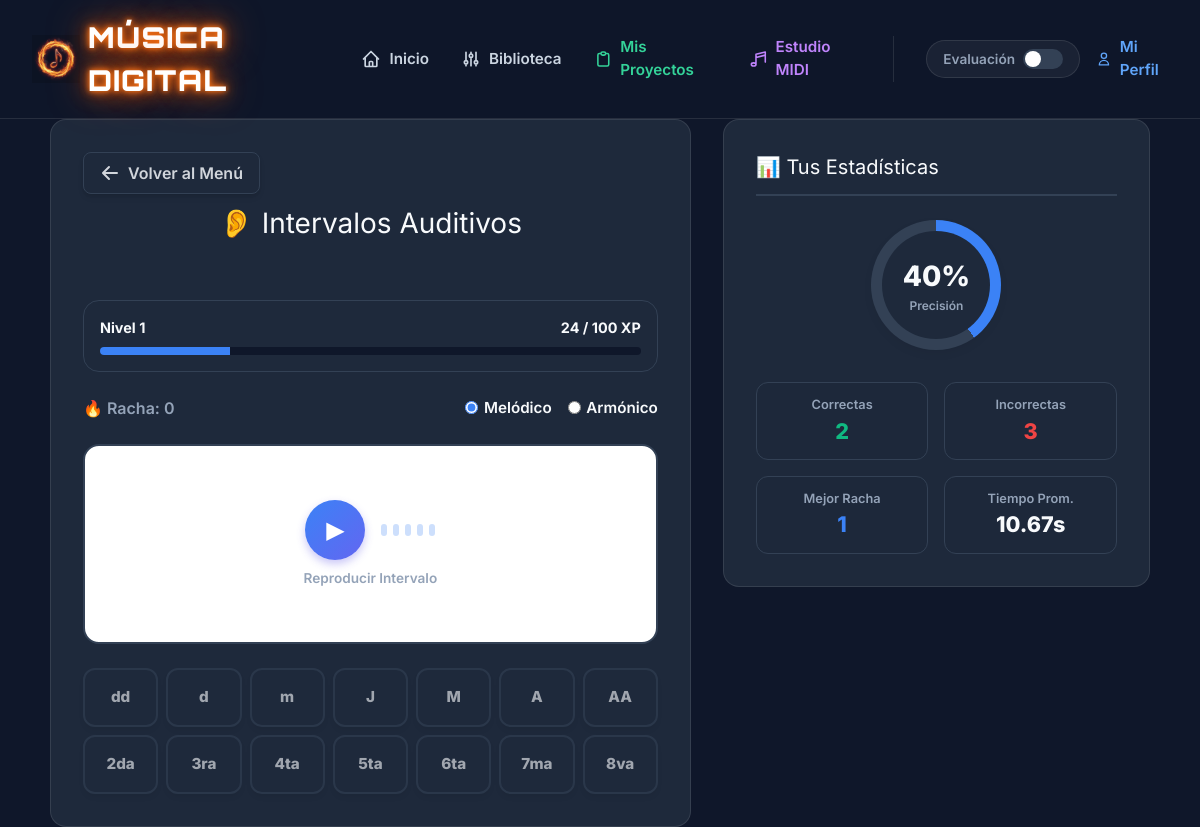
The app's page /juego/intervalos-auditivos/ (signed in) with its own data.
### trainer/models.py (models this page shows, shortened)
class Game(models.Model):
    slug = models.SlugField(unique=True)
    name = models.CharField(max_length=100)
    description = models.TextField()
    order = models.IntegerField(default=1)
    recommended_accuracy = models.IntegerField(default=0)
    recommended_attempts = models.IntegerField(default=0)

class Score(models.Model):
    user = models.ForeignKey(User, on_delete=models.CASCADE, related_name='scores')
    game = models.ForeignKey(Game, on_delete=models.CASCADE)
    level = models.IntegerField(default=1)
    total_points = models.IntegerField(default=0)
    max_streak = models.IntegerField(default=0)
    current_streak = models.IntegerField(default=0)
    correct_answers = models.IntegerField(default=0)
    total_answers = models.IntegerField(default=0)
    class Meta:
        unique_together = ('user', 'game')
    @property
    def accuracy(self):
        if self.total_answers == 0:
            return 0
        return round((self.correct_answers / self.total_answers) * 100)
    @property
    def level_info(self):
        thresholds = [0, 100, 300, 600, 1000, 1500, 2100, 2800, 3600, 4500]
        xp = self.total_points
        level = 1
        for i, threshold in enumerate(thresholds):
            if xp < threshold:
                break
            level = i + 1
        if level <= len(thresholds) - 1:
            current_level_base = thresholds[level - 1]
            next_level_base = thresholds[level]
        else:
            current_level_base = thresholds[-1] + (level - len(thresholds)) * 1000
            next_level_base = current_level_base + 1000
        xp_in_level = xp - current_level_base
        xp_needed = next_level_base - current_level_base
        progress_percentage = min(100, int((xp_in_level / xp_needed) * 100))
        return {
            'level': level,
            'xp_in_level': xp_in_level,
            'xp_needed': xp_needed,
            'progress_percentage': progress_percentage
        }

### trainer/views.py (the view)
# urls.py: path('juego/intervalos-auditivos/', views.trainer_intervalos_auditivos, name='trainer_intervalos_auditivos'),
@login_required
def trainer_intervalos_auditivos(request):
    game = get_object_or_404(Game, slug='intervalos-auditivos')
    score, _ = Score.objects.get_or_create(user=request.user, game=game)
    stats_data = get_game_stats(request.user, game)
    context = {
        'game': game,
        'score': score,
        'incorrect_answers': stats_data['incorrect_answers'],
        'avg_time': stats_data['avg_time'],
        'hardest': stats_data['hardest'],
    }
    return render(request, 'trainer/trainer_intervalos_auditivos.html', context)

### trainer/views.py (called while the page is built, shortened)
def parse_interval_size(presented_question):
    if '-' not in presented_question:
        return presented_question

### templates/trainer/trainer_intervalos_auditivos.html (shortened to what this page needs)
{% extends 'base.html' %}
{% block content %}
<div class="grid-layout">
    <div class="card trainer-container">
        <div class="top-nav">
            <a href="{% url 'entrenador_index' %}" class="inline-flex items-center gap-2 px-4 py-2 bg-slate-800 hover:bg-slate-700 border border-slate-700 hover:border-slate-600 text-gray-300 hover:text-white rounded-lg font-semibold transition-all shadow-md">
                <svg xmlns="http://www.w3.org/2000/svg" class="h-5 w-5" viewBox="0 0 20 20" fill="currentColor">
                    <path fill-rule="evenodd" d="M9.707 16.707a1 1 0 01-1.414 0l-6-6a1 1 0 010-1.414l6-6a1 1 0 011.414 1.414L5.414 9H17a1 1 0 110 2H5.414l4.293 4.293a1 1 0 010 1.414z" clip-rule="evenodd" />
                </svg>
                Volver al Menú
            </a>
        </div>
        <div style="text-align: center; width: 100%;">
            <h2 style="margin-bottom: 0.5rem; font-size: 1.75rem;">👂 {{ game.name }}</h2>
            <div id="feedback-msg" style="height: 1.5rem; font-weight: 800; text-align: center; width: 100%; font-size: 1.15rem;"></div>
        </div>
        <div class="progress-container">
            <div class="progress-labels">
                <span>Nivel <span id="ui-level">{{ score.level_info.level }}</span></span>
                <span><span id="ui-xp">{{ score.level_info.xp_in_level }}</span> / <span id="ui-xp-needed">{{ score.level_info.xp_needed }}</span> XP</span>
            </div>
            <div class="progress-track">
                <div id="ui-progress-bar" class="progress-fill" style="width: {{ score.level_info.progress_percentage }}%;"></div>
            </div>
        </div>
        <div class="status-bar">
            <div>🔥 Racha: <span id="streak-counter">{{ score.current_streak }}</span></div>
            <div style="display: flex; gap: 1rem; align-items: center;">
                <label style="cursor: pointer; display: flex; align-items: center; gap: 0.35rem; font-size: 0.95rem; font-weight: 600; color: var(--text);">
                    <input type="radio" name="play-mode" value="melodic" checked style="accent-color: var(--primary);"> Melódico
                </label>
                <label style="cursor: pointer; display: flex; align-items: center; gap: 0.35rem; font-size: 0.95rem; font-weight: 600; color: var(--text);">
                    <input type="radio" name="play-mode" value="harmonic" style="accent-color: var(--primary);"> Armónico
                </label>
            </div>
        </div>
        <div id="exercise-box" style="display: flex; flex-direction: column; align-items: center; justify-content: center; width: 100%; min-height: 200px; background: white; border-radius: 1rem; border: 2px solid var(--border); transition: all 0.3s; position: relative; padding: 1rem;">
            <div style="display: flex; align-items: center; gap: 1rem;">
                <button id="btn-play-interval" class="pulse-ring-btn" style="width: 60px; height: 60px; border-radius: 50%; background: linear-gradient(135deg, var(--primary), #6366F1); color: white; border: none; font-size: 1.5rem; cursor: pointer; display: flex; align-items: center; justify-content: center; box-shadow: 0 4px 8px rgba(79, 70, 229, 0.3); transition: all 0.2s;" title="Escuchar Intervalo">▶</button>
                <div class="soundwave-container" id="soundwave" style="margin-top: 0;">
                    <div class="bar"></div><div class="bar"></div><div class="bar"></div><div class="bar"></div><div class="bar"></div>
                </div>
            </div>
            <div style="margin-top: 0.5rem; font-weight: 600; color: var(--text-secondary); font-size: 0.85rem;" id="audio-btn-desc">Reproducir Intervalo</div>
        </div>
        <div style="display: flex; flex-direction: column; gap: 0.5rem; width: 100%;">
            <div class="qualities-grid">
                <button class="btn-input btn-qual" data-qual="dd" disabled>dd</button>
                <button class="btn-input btn-qual" data-qual="d" disabled>d</button>
                <button class="btn-input btn-qual" data-qual="m" disabled>m</button>
                <button class="btn-input btn-qual" data-qual="J" disabled>J</button>
                <button class="btn-input btn-qual" data-qual="M" disabled>M</button>
                <button class="btn-input btn-qual" data-qual="A" disabled>A</button>
                <button class="btn-input btn-qual" data-qual="AA" disabled>AA</button>
            </div>
            <div class="degrees-grid">
                <button class="btn-input btn-deg" data-deg="2" disabled>2da</button>
                <button class="btn-input btn-deg" data-deg="3" disabled>3ra</button>
                <button class="btn-input btn-deg" data-deg="4" disabled>4ta</button>
                <button class="btn-input btn-deg" data-deg="5" disabled>5ta</button>
                <button class="btn-input btn-deg" data-deg="6" disabled>6ta</button>
                <button class="btn-input btn-deg" data-deg="7" disabled>7ma</button>
                <button class="btn-input btn-deg" data-deg="8" disabled>8va</button>
            </div>
        </div>
    </div>
    <div class="card" style="display: flex; flex-direction: column; gap: 1.5rem;">
        <h3 style="font-size: 1.25rem; color: var(--text); border-bottom: 2px solid var(--border); padding-bottom: 0.75rem; display: flex; align-items: center; gap: 0.5rem;">📊 Tus Estadísticas</h3>
        <div style="display: flex; flex-direction: column; align-items: center; gap: 1rem; margin-bottom: 0.5rem;">
            <div class="accuracy-circle" id="stat-accuracy-circle" style="background: conic-gradient(var(--primary) {{ score.accuracy }}%, var(--border) {{ score.accuracy }}% 100%);">
                <div class="inner-circle">
                    <span id="stat-accuracy" style="font-size: 1.75rem; font-weight: 800; color: var(--text);">{{ score.accuracy }}%</span>
                    <span style="font-size: 0.75rem; color: var(--text-secondary); font-weight: 600;">Precisión</span>
                </div>
            </div>
        </div>
        <div style="display: grid; grid-template-columns: 1fr 1fr; gap: 1rem;">
            <div style="background: rgba(0,0,0,0.02); padding: 0.75rem; border-radius: 0.75rem; border: 1px solid var(--border); text-align: center;">
                <div style="font-size: 0.8rem; color: var(--text-secondary); font-weight: 600;">Correctas</div>
                <div id="stat-correct" style="font-size: 1.35rem; font-weight: 800; color: var(--success);">{{ score.correct_answers }}</div>
            </div>
            <div style="background: rgba(0,0,0,0.02); padding: 0.75rem; border-radius: 0.75rem; border: 1px solid var(--border); text-align: center;">
                <div style="font-size: 0.8rem; color: var(--text-secondary); font-weight: 600;">Incorrectas</div>
                <div id="stat-incorrect" style="font-size: 1.35rem; font-weight: 800; color: var(--danger);">{{ incorrect_answers }}</div>
            </div>
            <div style="background: rgba(0,0,0,0.02); padding: 0.75rem; border-radius: 0.75rem; border: 1px solid var(--border); text-align: center;">
                <div style="font-size: 0.8rem; color: var(--text-secondary); font-weight: 600;">Mejor Racha</div>
                <div id="stat-max-streak" style="font-size: 1.35rem; font-weight: 800; color: var(--primary);">{{ score.max_streak }}</div>
            </div>
            <div style="background: rgba(0,0,0,0.02); padding: 0.75rem; border-radius: 0.75rem; border: 1px solid var(--border); text-align: center;">
                <div style="font-size: 0.8rem; color: var(--text-secondary); font-weight: 600;">Tiempo Prom.</div>
                <div style="font-size: 1.35rem; font-weight: 800; color: var(--text);"><span id="stat-avg-time">{{ avg_time }}</span>s</div>
            </div>
        </div>
    </div>
</div>
{% endblock %}

### templates/base.html (style rules this page uses)
:root { --primary: #3b82f6; --primary-hover: #2563eb; --bg: #0f172a; --surface: #1e293b; --text: #f8fafc; --text-secondary: #94a3b8; --success: #10b981; --danger: #ef4444; --border: #334155; }
body { font-family: 'Inter', sans-serif; background-color: var(--bg); color: var(--text); line-height: 1.5; min-height: 100vh; display: flex; flex-direction: column; }
.card { background: var(--surface); border-radius: 1rem; padding: 2rem; border: 1px solid rgba(255,255,255,0.1); }

### templates/trainer/trainer_intervalos_auditivos.html (style rules this page uses)
.grid-layout { display: grid; grid-template-columns: 1.2fr 0.8fr; gap: 2rem; align-items: start; width: 100%; max-width: 1100px; margin: 0 auto; }
.trainer-container { display: flex; flex-direction: column; align-items: center; gap: 1.5rem; }
.top-nav { width: 100%; margin-bottom: -1rem; }
.status-bar { display: flex; justify-content: space-between; width: 100%; font-weight: 600; color: var(--text-secondary); }
.progress-container { width: 100%; background: var(--surface); padding: 1rem; border-radius: 1rem; border: 1px solid var(--border); }
.progress-labels { display: flex; justify-content: space-between; font-weight: bold; margin-bottom: 0.5rem; color: var(--text); font-size: 0.9rem; }
.progress-track { width: 100%; background: var(--bg); height: 8px; border-radius: 4px; overflow: hidden; }
.progress-fill { height: 100%; background: var(--primary); transition: width 0.3s ease; }
.qualities-grid, .degrees-grid { display: grid; grid-template-columns: repeat(7, 1fr); gap: 0.5rem; width: 100%; }
.btn-input { padding: 1rem 0.25rem; font-size: 0.95rem; border-radius: 0.75rem; background: var(--surface); border: 2px solid var(--border); color: var(--text); font-weight: 800; cursor: pointer; transition: all 0.1s; box-shadow: 0 4px 6px -1px rgba(0, 0, 0, 0.1); text-align: center; }
.btn-input:disabled { opacity: 0.6; cursor: not-allowed; }
.soundwave-container { display: flex; align-items: center; justify-content: center; gap: 6px; height: 50px; margin-top: 1rem; opacity: 0.25; transition: opacity 0.3s; }
.soundwave-container .bar { width: 6px; height: 12px; background-color: var(--primary); border-radius: 3px; transition: height 0.2s ease; }
.accuracy-circle { position: relative; width: 130px; height: 130px; border-radius: 50%; display: flex; align-items: center; justify-content: center; transition: background 0.4s ease; box-shadow: 0 4px 10px rgba(0,0,0,0.05); }
.accuracy-circle .inner-circle { width: 108px; height: 108px; border-radius: 50%; background-color: var(--surface); display: flex; flex-direction: column; align-items: center; justify-content: center; }
.pulse-ring-btn { position: relative; }

### records on screen
Game: name "Intervalos Auditivos"
Score: level_info.level "1", level_info.xp_in_level "24", level_info.xp_needed "100", current_streak "0", accuracy "40", correct_answers "2", max_streak "1"

### other values on screen
{{ incorrect_answers }} "3"
{{ avg_time }} "10.67"
